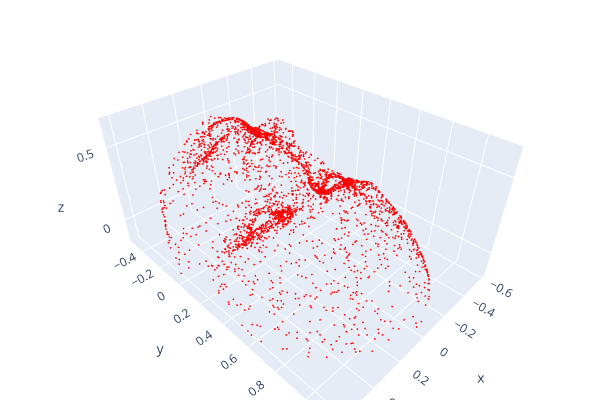

Notebook cell for this chart:
### Code cell
#o3d.visualization.draw_plotly([transformed_view, view_plane])

o3d.visualization.draw_plotly([transformed_view])

### Figure 1 — Plotly figure (JSON) as saved in the notebook; plotly's stock layout.template omitted (floating-point values rounded to 4 significant figures; data arrays with more than 128 entries replaced by an {"elided": "..."} marker saying what was removed)
{"data": [{"marker": {"color": {"elided": "3401x3 float values"}, "size": 1}, "mode": "markers", "type": "scatter3d", "x": {"elided": "3401 float values"}, "y": {"elided": "3401 float values"}, "z": {"elided": "3401 float values"}}], "layout": {"height": 400, "margin": {"b": 0, "l": 0, "r": 0, "t": 0}, "scene": {"camera": {"center": {"x": 0, "y": 0, "z": 0}, "up": {"x": 0, "y": 0, "z": 1}}}, "showlegend": false, "width": 600}}
